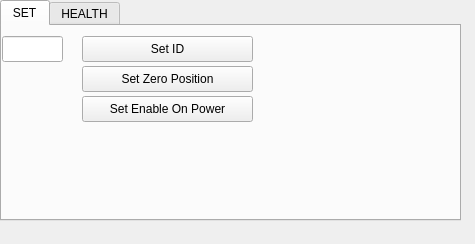
<?xml version="1.0" encoding="UTF-8"?>
<ui version="4.0">
 <class>SetAndHealth</class>
 <widget class="QWidget" name="SetAndHealth">
  <property name="geometry">
   <rect>
    <x>0</x>
    <y>0</y>
    <width>475</width>
    <height>244</height>
   </rect>
  </property>
  <property name="windowTitle">
   <string>Bottom</string>
  </property>
  <widget class="QTabWidget" name="Monitor">
   <property name="geometry">
    <rect>
     <x>0</x>
     <y>0</y>
     <width>461</width>
     <height>221</height>
    </rect>
   </property>
   <property name="font">
    <font>
     <pointsize>9</pointsize>
    </font>
   </property>
   <property name="mouseTracking">
    <bool>true</bool>
   </property>
   <property name="currentIndex">
    <number>0</number>
   </property>
   <widget class="QWidget" name="SET">
    <property name="mouseTracking">
     <bool>true</bool>
    </property>
    <attribute name="title">
     <string>SET</string>
    </attribute>
    <widget class="QPushButton" name="setZeroPushButton">
     <property name="geometry">
      <rect>
       <x>80</x>
       <y>40</y>
       <width>171</width>
       <height>26</height>
      </rect>
     </property>
     <property name="font">
      <font>
       <pointsize>9</pointsize>
      </font>
     </property>
     <property name="mouseTracking">
      <bool>true</bool>
     </property>
     <property name="toolTip">
      <string>&lt;html&gt;&lt;head/&gt;&lt;body&gt;&lt;p&gt;设置模块当前位置为零点&lt;/p&gt;&lt;/body&gt;&lt;/html&gt;</string>
     </property>
     <property name="text">
      <string>Set Zero Position</string>
     </property>
    </widget>
    <widget class="QPushButton" name="IDPushButton">
     <property name="geometry">
      <rect>
       <x>80</x>
       <y>10</y>
       <width>171</width>
       <height>26</height>
      </rect>
     </property>
     <property name="font">
      <font>
       <pointsize>9</pointsize>
      </font>
     </property>
     <property name="mouseTracking">
      <bool>true</bool>
     </property>
     <property name="toolTip">
      <string>&lt;html&gt;&lt;head/&gt;&lt;body&gt;&lt;p&gt;设置模块ID&lt;/p&gt;&lt;/body&gt;&lt;/html&gt;</string>
     </property>
     <property name="text">
      <string>Set ID</string>
     </property>
    </widget>
    <widget class="QPushButton" name="ENonPPushButton">
     <property name="geometry">
      <rect>
       <x>80</x>
       <y>70</y>
       <width>171</width>
       <height>26</height>
      </rect>
     </property>
     <property name="font">
      <font>
       <pointsize>9</pointsize>
      </font>
     </property>
     <property name="mouseTracking">
      <bool>true</bool>
     </property>
     <property name="toolTip">
      <string>&lt;html&gt;&lt;head/&gt;&lt;body&gt;&lt;p&gt;上电使能驱动器&lt;/p&gt;&lt;/body&gt;&lt;/html&gt;</string>
     </property>
     <property name="statusTip">
      <string/>
     </property>
     <property name="whatsThis">
      <string/>
     </property>
     <property name="text">
      <string>Set Enable On Power</string>
     </property>
    </widget>
    <widget class="QLineEdit" name="IDLineEdit">
     <property name="geometry">
      <rect>
       <x>0</x>
       <y>10</y>
       <width>61</width>
       <height>26</height>
      </rect>
     </property>
     <property name="font">
      <font>
       <pointsize>9</pointsize>
      </font>
     </property>
     <property name="mouseTracking">
      <bool>true</bool>
     </property>
     <property name="toolTip">
      <string>&lt;html&gt;&lt;head/&gt;&lt;body&gt;&lt;p&gt;ID号&lt;/p&gt;&lt;/body&gt;&lt;/html&gt;</string>
     </property>
    </widget>
   </widget>
   <widget class="QWidget" name="HEALTH">
    <property name="mouseTracking">
     <bool>true</bool>
    </property>
    <attribute name="title">
     <string>HEALTH</string>
    </attribute>
    <widget class="QWidget" name="layoutWidget">
     <property name="geometry">
      <rect>
       <x>0</x>
       <y>0</y>
       <width>441</width>
       <height>187</height>
      </rect>
     </property>
     <layout class="QHBoxLayout" name="horizontalLayout_4">
      <item>
       <layout class="QHBoxLayout" name="horizontalLayout">
        <item>
         <layout class="QFormLayout" name="formLayout">
          <property name="labelAlignment">
           <set>Qt::AlignRight|Qt::AlignTrailing|Qt::AlignVCenter</set>
          </property>
          <item row="0" column="0">
           <widget class="QLabel" name="voltageLabel">
            <property name="text">
             <string>Voltage:</string>
            </property>
           </widget>
          </item>
          <item row="0" column="1">
           <widget class="QLineEdit" name="voltageLineEdit">
            <property name="enabled">
             <bool>false</bool>
            </property>
           </widget>
          </item>
          <item row="1" column="0">
           <widget class="QLabel" name="currentLabel">
            <property name="text">
             <string>Current:</string>
            </property>
           </widget>
          </item>
          <item row="1" column="1">
           <widget class="QLineEdit" name="currentLineEdit">
            <property name="enabled">
             <bool>false</bool>
            </property>
           </widget>
          </item>
          <item row="2" column="0">
           <widget class="QLabel" name="tempLabel">
            <property name="text">
             <string>Temp:</string>
            </property>
           </widget>
          </item>
          <item row="3" column="0">
           <widget class="QLabel" name="accXLabel">
            <property name="text">
             <string>AccX:</string>
            </property>
           </widget>
          </item>
          <item row="3" column="1">
           <widget class="QLineEdit" name="accXLineEdit">
            <property name="enabled">
             <bool>false</bool>
            </property>
           </widget>
          </item>
          <item row="4" column="0">
           <widget class="QLabel" name="accYLabel">
            <property name="text">
             <string>AccY:</string>
            </property>
           </widget>
          </item>
          <item row="4" column="1">
           <widget class="QLineEdit" name="accYLineEdit">
            <property name="enabled">
             <bool>false</bool>
            </property>
           </widget>
          </item>
          <item row="5" column="0">
           <widget class="QLabel" name="accZLabel">
            <property name="text">
             <string>AccZ:</string>
            </property>
           </widget>
          </item>
          <item row="5" column="1">
           <widget class="QLineEdit" name="accZLineEdit">
            <property name="enabled">
             <bool>false</bool>
            </property>
           </widget>
          </item>
          <item row="2" column="1">
           <widget class="QLineEdit" name="tempLineEdit">
            <property name="enabled">
             <bool>false</bool>
            </property>
           </widget>
          </item>
         </layout>
        </item>
        <item>
         <layout class="QFormLayout" name="formLayout_2">
          <property name="labelAlignment">
           <set>Qt::AlignRight|Qt::AlignTrailing|Qt::AlignVCenter</set>
          </property>
          <item row="0" column="0">
           <widget class="QLabel" name="speedLabel">
            <property name="text">
             <string>Speed:</string>
            </property>
           </widget>
          </item>
          <item row="0" column="1">
           <widget class="QLineEdit" name="speedLineEdit">
            <property name="enabled">
             <bool>false</bool>
            </property>
           </widget>
          </item>
          <item row="1" column="0">
           <widget class="QLabel" name="pOS_HLabel">
            <property name="text">
             <string>POS_H:</string>
            </property>
           </widget>
          </item>
          <item row="1" column="1">
           <widget class="QLineEdit" name="pOS_HLineEdit">
            <property name="enabled">
             <bool>false</bool>
            </property>
           </widget>
          </item>
          <item row="2" column="0">
           <widget class="QLabel" name="pOS_LLabel">
            <property name="text">
             <string>POS_L:</string>
            </property>
           </widget>
          </item>
          <item row="2" column="1">
           <widget class="QLineEdit" name="pOS_LLineEdit">
            <property name="enabled">
             <bool>false</bool>
            </property>
           </widget>
          </item>
          <item row="3" column="0">
           <widget class="QLabel" name="m_TurnLabel">
            <property name="text">
             <string>M_Turn:</string>
            </property>
           </widget>
          </item>
          <item row="3" column="1">
           <widget class="QLineEdit" name="m_TurnLineEdit">
            <property name="enabled">
             <bool>false</bool>
            </property>
           </widget>
          </item>
          <item row="4" column="0">
           <widget class="QLabel" name="s_TurnLabel">
            <property name="text">
             <string>S_Turn:</string>
            </property>
           </widget>
          </item>
          <item row="4" column="1">
           <widget class="QLineEdit" name="s_TurnLineEdit">
            <property name="enabled">
             <bool>false</bool>
            </property>
           </widget>
          </item>
          <item row="5" column="0">
           <widget class="QLabel" name="bATVoltLabel">
            <property name="text">
             <string>BAT volt:</string>
            </property>
           </widget>
          </item>
          <item row="5" column="1">
           <widget class="QLineEdit" name="bATVoltLineEdit">
            <property name="enabled">
             <bool>false</bool>
            </property>
           </widget>
          </item>
         </layout>
        </item>
       </layout>
      </item>
      <item>
       <layout class="QHBoxLayout" name="horizontalLayout_3">
        <item>
         <widget class="Line" name="line">
          <property name="mouseTracking">
           <bool>true</bool>
          </property>
          <property name="orientation">
           <enum>Qt::Vertical</enum>
          </property>
         </widget>
        </item>
        <item>
         <layout class="QVBoxLayout" name="verticalLayout_2">
          <item>
           <widget class="QLabel" name="ErrorLabel">
            <property name="font">
             <font>
              <pointsize>9</pointsize>
             </font>
            </property>
            <property name="mouseTracking">
             <bool>true</bool>
            </property>
            <property name="text">
             <string>Error:</string>
            </property>
           </widget>
          </item>
          <item>
           <layout class="QVBoxLayout" name="verticalLayout">
            <item>
             <widget class="QTextEdit" name="errorTextEdit"/>
            </item>
            <item>
             <widget class="QPushButton" name="clearErrorButton">
              <property name="font">
               <font>
                <pointsize>9</pointsize>
               </font>
              </property>
              <property name="mouseTracking">
               <bool>true</bool>
              </property>
              <property name="toolTip">
               <string>&lt;html&gt;&lt;head/&gt;&lt;body&gt;&lt;p&gt;清除错误&lt;/p&gt;&lt;/body&gt;&lt;/html&gt;</string>
              </property>
              <property name="text">
               <string>Clear</string>
              </property>
             </widget>
            </item>
            <item>
             <widget class="QPushButton" name="updateButton">
              <property name="font">
               <font>
                <pointsize>9</pointsize>
               </font>
              </property>
              <property name="mouseTracking">
               <bool>true</bool>
              </property>
              <property name="toolTip">
               <string>&lt;html&gt;&lt;head/&gt;&lt;body&gt;&lt;p&gt;更新信息&lt;/p&gt;&lt;/body&gt;&lt;/html&gt;</string>
              </property>
              <property name="text">
               <string>Update</string>
              </property>
             </widget>
            </item>
           </layout>
          </item>
         </layout>
        </item>
       </layout>
      </item>
     </layout>
    </widget>
   </widget>
  </widget>
 </widget>
 <layoutdefault spacing="6" margin="11"/>
 <resources/>
 <connections/>
</ui>
